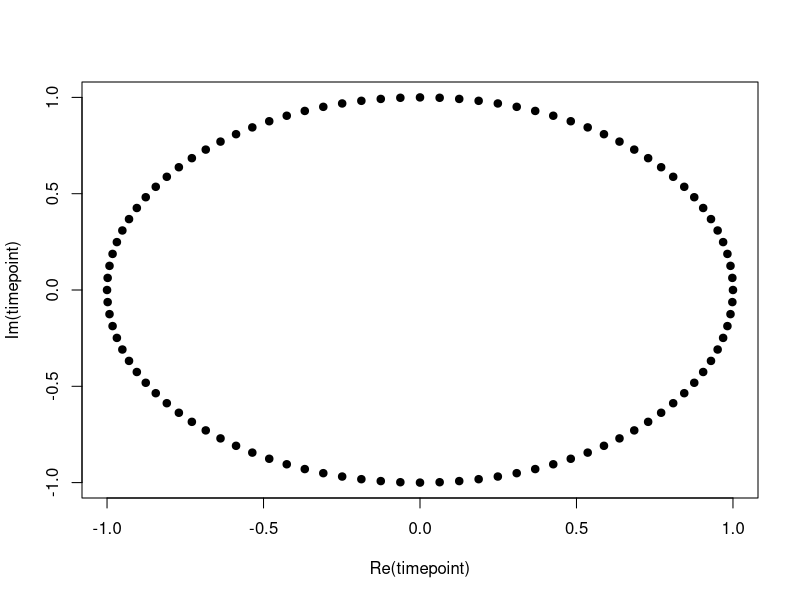
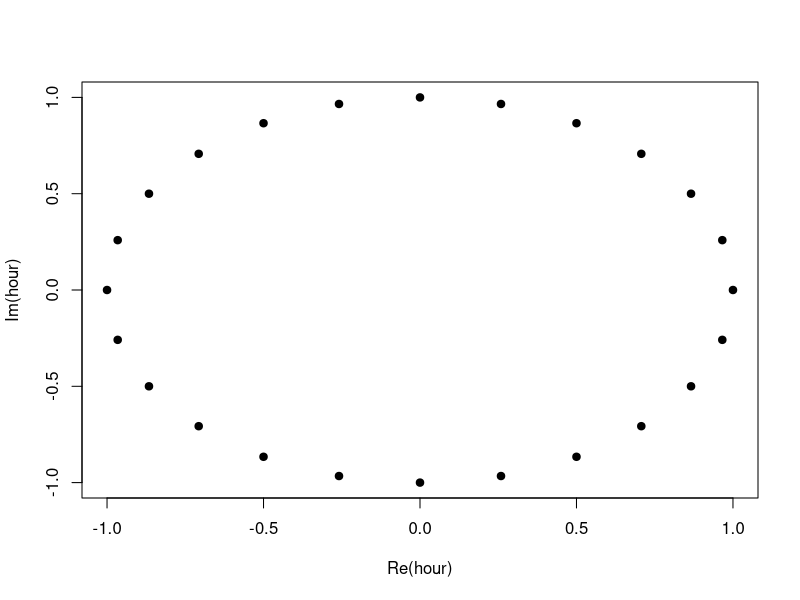
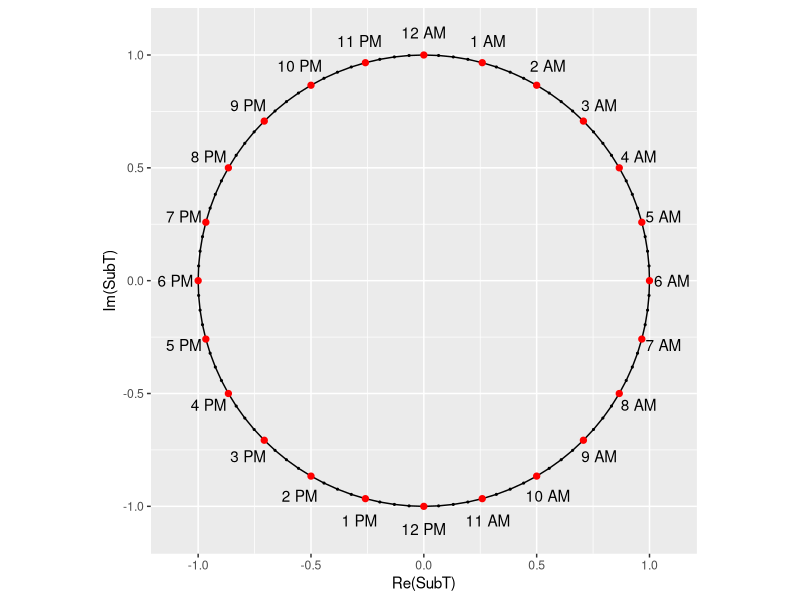

Source code (R) for these figures, in order:
## ---- chunk 1
knitr::opts_chunk$set(
  collapse = TRUE,
  comment = "#>"
)
## ---- chunk 2
k <- 100
timepoint <- exp(1i * 2 * pi * (k:1) / k)
plot(timepoint, pch = 19)
## ---- chunk 3
k <- 24
hour <- exp(1i * 2 * pi * (k:1) / k)
plot(hour, pch = 19)
## ---- chunk 4
k <- 24 # Hours
subk <- 24*4 # Fraction of hours
times <- exp(1i * 2 * pi * (k:1) / k)
subtimes <- data.frame(SubT = exp(1i * 2 * pi * (subk:1) / subk)) 
ampm = c(rep(" AM",6), rep(" PM",12), rep(" AM",6))
library(tibble)
dfclock <- tibble(time = times,
                  hour = c(6:12, 1:12, 1:5), # May not be needed
                  label = paste0(c(6:12, 1:5), ampm))
## ---- chunk 5
library(ggplot2) # Load the package ggplot2
dfclock %>% ggplot()+
  geom_path(data = subtimes, aes(Re(SubT), Im(SubT)))+
  # Connect Last two missing points
  geom_line(data = subtimes %>% dplyr::slice(-c(2:95)), aes(Re(SubT), Im(SubT)))+
  theme(aspect.ratio = 1)+
  geom_text(data = dfclock, aes(Re(time)*1.1, Im(time)*1.1, label = label))+
  geom_point(data = subtimes, 
             aes(Re(SubT), Im(SubT)), shape = 19, color = "black", size = 0.4)+
  geom_point(aes(Re(time), Im(time)), color = "red", size = 1.8)
